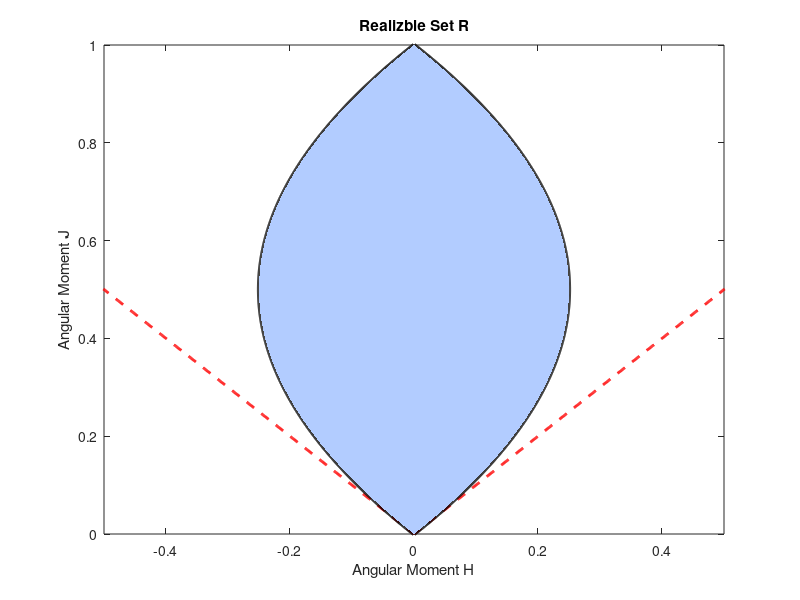

This figure's MATLAB source:
% close all
clear all

% nPts = 10;
% A = zeros(nPts,1);
% B = zeros(nPts,1);
% for iPt = 1 : nPts
%   
%   A(iPt) = 1.d2*sign(2*(0.5-rand))*10^(6*(rand-1.0));
%   B(iPt) = 1.d2*sign(2*(0.5-rand))*10^(6*(rand-1.0));
%   
% end
% 
% nMu = 256;
% MuL = - 1.0;
% MuR = + 1.0;
% Mu  = linspace( MuL, MuR, nMu )';
% dMu = ( MuR - MuL ) / nMu;
% 
% % Compute Angular Distributions for Various Parameters:
% 
% f_FD = zeros(nMu,nPts);
% 
% for iPt = 1 : nPts
%   for iMu = 1 : nMu
%     
%     f_FD(iMu,iPt) = 1.0/(exp(A(iPt)+B(iPt)*Mu(iMu))+1.0); % Fermi-Dirac
%     
%   end
% end
% 
% % Compute Angular Moments:
% 
% J_FD     = zeros(nPts,1);
% H_FD     = zeros(nPts,1);
% 
% tic
% for iPt = 1 : nPts
%   
%   J_FD(iPt)     = + 0.5 * Trapez( Mu, Mu.^0 .* f_FD(:,iPt) );
%   H_FD(iPt)     = + 0.5 * Trapez( Mu, Mu.^1 .* f_FD(:,iPt) );
%  
% end
% toc

fig = figure;
% plot( H_FD, J_FD, '.','Color',[0.7 0.8 1.0], 'MarkerSize', 5.5 );hold on
yy = linspace(0.0,1.0,1024)'; hold on
xxP_FD = + yy.*(1.0-yy);
xxM_FD = - yy.*(1.0-yy);
xxP_MB = + yy;
xxM_MB = - yy;
plot( xxP_MB, yy, '--r', 'linewidth', 2 )
plot( xxM_MB, yy, '--r', 'linewidth', 2 )
plot( xxP_FD, yy, '-k', 'linewidth', 3 )
plot( xxM_FD, yy, '-k', 'linewidth', 3 )
fill([xxP_FD flip(xxP_FD)],[yy zeros(size(yy))],[0.7 0.8 1.0],'LineStyle','none')
fill([xxM_FD flip(xxM_FD)],[yy zeros(size(yy))],[0.7 0.8 1.0],'LineStyle','none')
hold off
axis([-0.5 0.5 0.0 1.0]);
xlabel('Angular Moment H');
ylabel('Angular Moment J');
title('Realizble Set R');
box on
saveas(fig,'RealizableSetFermionic.png');
return